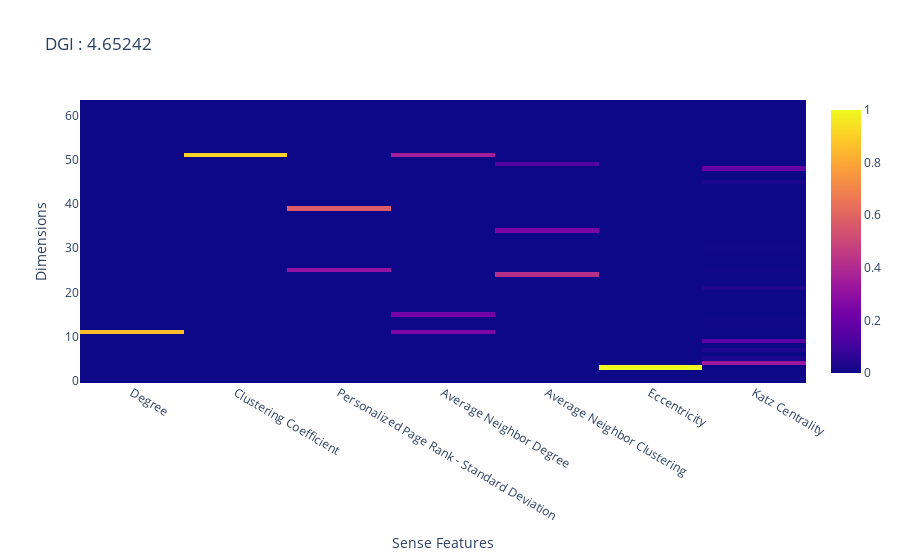
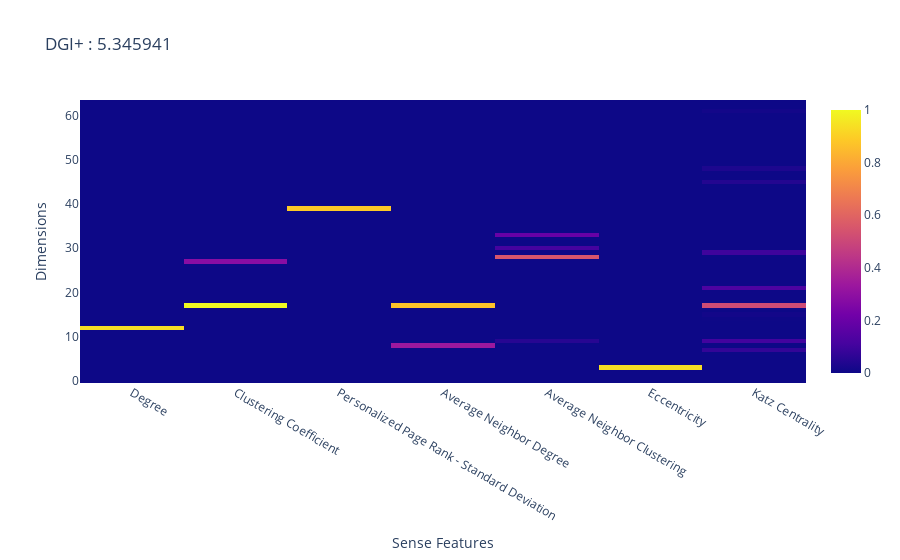

The notebook cell these images were saved under, in order:
### Code cell
fig = go.Figure()
fig.add_trace(go.Heatmap(z = explain_og,
                         x = list(sense_feat_dict), 
                         ))
fig.update_layout(title_text = 'DGI : ' + str(np.linalg.norm(explain_og, ord = 'nuc')), 
                  xaxis_title_text = 'Sense Features', 
                  yaxis_title_text = 'Dimensions')

fig.show()

fig = go.Figure()
fig.add_trace(go.Heatmap(z = explain_plus,
                         x = list(sense_feat_dict), 
                         ))
fig.update_layout(title_text = 'DGI+ : ' + str(np.linalg.norm(explain_plus, ord = 'nuc')), 
                  xaxis_title_text = 'Sense Features', 
                  yaxis_title_text = 'Dimensions')

fig.show()

### Figure 1 — Plotly figure (JSON) as saved in the notebook; plotly's stock layout.template omitted (floating-point values rounded to 4 significant figures; data arrays with more than 128 entries replaced by an {"elided": "..."} marker saying what was removed)
{"data": [{"type": "heatmap", "x": ["Degree", "Clustering Coefficient", "Personalized Page Rank - Standard Deviation", "Average Neighbor Degree", "Average Neighbor Clustering", "Eccentricity", "Katz Centrality"], "z": {"elided": "64x7 float values"}}], "layout": {"title": {"text": "DGI : 4.65242"}, "xaxis": {"title": {"text": "Sense Features"}}, "yaxis": {"title": {"text": "Dimensions"}}}}

### Figure 2 — Plotly figure (JSON) as saved in the notebook; plotly's stock layout.template omitted (floating-point values rounded to 4 significant figures; data arrays with more than 128 entries replaced by an {"elided": "..."} marker saying what was removed)
{"data": [{"type": "heatmap", "x": ["Degree", "Clustering Coefficient", "Personalized Page Rank - Standard Deviation", "Average Neighbor Degree", "Average Neighbor Clustering", "Eccentricity", "Katz Centrality"], "z": {"elided": "64x7 float values"}}], "layout": {"title": {"text": "DGI+ : 5.345941"}, "xaxis": {"title": {"text": "Sense Features"}}, "yaxis": {"title": {"text": "Dimensions"}}}}
